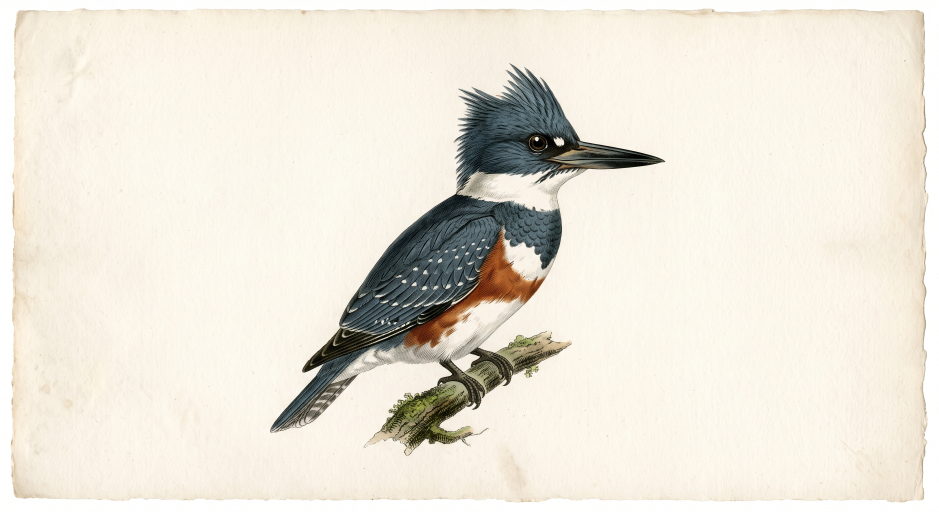
#> input picture assets/source-plates/belted-kingfisher.jpg, 2816 x 1536 px, found by its file name (shown at 1/3 size)
$ python process_kingfisher_cutout.py
#> lines starting #> are read from the running program, lines starting #| are printed output that depends on the picture; after the words box and inside, x2 and y2 are one past the last pixel; in counts of white or black regions, pixels touching at a corner belong together
#!/usr/bin/env python3
"""
Generates high-precision, cropped, transparent cutouts for the Belted Kingfisher
from images/kingfisher.jpg (or assets/source-plates/belted-kingfisher.jpg).

Outputs:
- Full-resolution master RGBA cutout: assets/source-plates/cutouts/audubon-kingfisher-transparent.png
- Web-optimized cutout: images/audubon-kingfisher-transparent.png
- Web-optimized cutout (direct alias): images/kingfisher-transparent.png
"""

import os
import sys
from collections import deque
import numpy as np
from PIL import Image, ImageFilter

SOURCE_FILE = "images/kingfisher.jpg"
FALLBACK_SOURCE = "assets/source-plates/belted-kingfisher.jpg"
MASTER_OUT = "assets/source-plates/cutouts/audubon-kingfisher-transparent.png"
WEB_OUT_AUDUBON = "images/audubon-kingfisher-transparent.png"
WEB_OUT_DIRECT = "images/kingfisher-transparent.png"

MAX_WEB_DIM = (800, 800)


def process_kingfisher():
    src = SOURCE_FILE if os.path.exists(SOURCE_FILE) else FALLBACK_SOURCE
    if not os.path.exists(src):
        print(f"Error: Source image not found at {SOURCE_FILE} or {FALLBACK_SOURCE}")
        sys.exit(1)

    print(f"Reading source image: {src}")
    im = Image.open(src).convert("RGB")
#> im is the input picture: PIL image 2816x1536 RGB; mean R, G, B 234.4, 229, 217.5
    arr = np.array(im, dtype=float)

    # 1. Padded crop window around the Belted Kingfisher + perch branch
    # Original image is 2816 x 1536
    x1, y1, x2, y2 = 450, 60, 2080, 1420
    crop = arr[y1:y2, x1:x2]
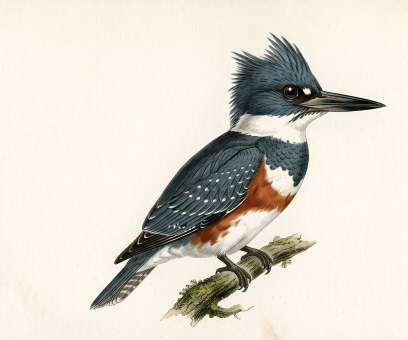
#> crop: shape (1360, 1630, 3) float64 (shown at 1/4 size); mean R, G, B 220.3, 215.8, 204.4
    ch, cw, _ = crop.shape

    # 2. Fit 2D quadratic background paper surface to outer clean margins
    bg_sample_mask = np.zeros((ch, cw), dtype=bool)
    bg_sample_mask[:40, :] = True
    bg_sample_mask[:, :40] = True
    bg_sample_mask[:, -40:] = True
    bg_sample_mask[-40:, :200] = True
    bg_sample_mask[-40:, -200:] = True
    bg_sample_mask[:150, :300] = True
    bg_sample_mask[:150, -300:] = True

    sample_vals = crop[bg_sample_mask]
    y_coords, x_coords = np.mgrid[0:ch, 0:cw]
    xs = (x_coords[bg_sample_mask] - cw / 2) / (cw / 2)
    ys = (y_coords[bg_sample_mask] - ch / 2) / (ch / 2)
    A = np.column_stack([np.ones_like(xs), xs, ys, xs**2, ys**2, xs * ys])

    x_all = (x_coords - cw / 2) / (cw / 2)
    y_all = (y_coords - ch / 2) / (ch / 2)
    all_A = np.column_stack([
        np.ones(ch * cw),
        x_all.ravel(),
        y_all.ravel(),
        (x_all**2).ravel(),
        (y_all**2).ravel(),
        (x_all * y_all).ravel(),
    ])

    bg_surface = np.zeros_like(crop)
    for c in range(3):
        coeffs, _, _, _ = np.linalg.lstsq(A, sample_vals[:, c], rcond=None)
        bg_surface[:, :, c] = (all_A @ coeffs).reshape(ch, cw)
#> this loop made 3 passes
#> coeffs on passes 1 to 3: [248.9, 0.351, -0.068, 3.4, -1.12, 0.485], [243.8, 0.796, 0.0161, 4.18, -3.6, 0.835], [231.9, 0.872, 1.13, 5.31, -5.74, 0.883]

    diff = np.sqrt(np.sum((crop - bg_surface) ** 2, axis=2))

    # 3. Compute edge gradient magnitude
    gray = crop.mean(axis=2)
    gx = np.zeros_like(gray)
    gy = np.zeros_like(gray)
    gx[:, 1:-1] = (gray[:, 2:] - gray[:, :-2]) / 2.0
    gy[1:-1, :] = (gray[2:, :] - gray[:-2, :]) / 2.0
    grad = np.sqrt(gx**2 + gy**2)

    # 4. Construct exterior barrier with closed front contour
    barrier = (diff > 14) | (grad > 8)
#> barrier: shape (1360, 1630) bool; 21.2% white; 12905 white regions (12854 under 20 px), largest, box (x1, y1, x2, y2) and area: (359, 128, 1547, 1309) 444454, (1048, 1277, 1123, 1360) 2842, (970, 887, 991, 909) 189
    barrier_closed = barrier.copy()
    front_sub = Image.fromarray(barrier[400:850, 1050:1350].astype(np.uint8) * 255)
#> front_sub: PIL image 300x450 L; 48.6% white; 230 white regions (224 under 20 px), largest, box (x1, y1, x2, y2) and area: (0, 0, 300, 450) 64005, (0, 108, 64, 140) 914, (57, 306, 77, 326) 130, (94, 323, 105, 332) 53, (85, 308, 95, 317) 37, (49, 314, 59, 324) 26
    front_sub_closed = np.array(front_sub.filter(ImageFilter.MaxFilter(3))) > 0
#> front_sub_closed: shape (450, 300) bool; 52.7% white; 22 black regions (18 under 20 px), largest, box (x1, y1, x2, y2) and area: (81, 49, 300, 450) 50796, (0, 57, 151, 170) 8729, (23, 271, 118, 355) 3649, (136, 60, 211, 96) 629
    barrier_closed[400:850, 1050:1350] = front_sub_closed
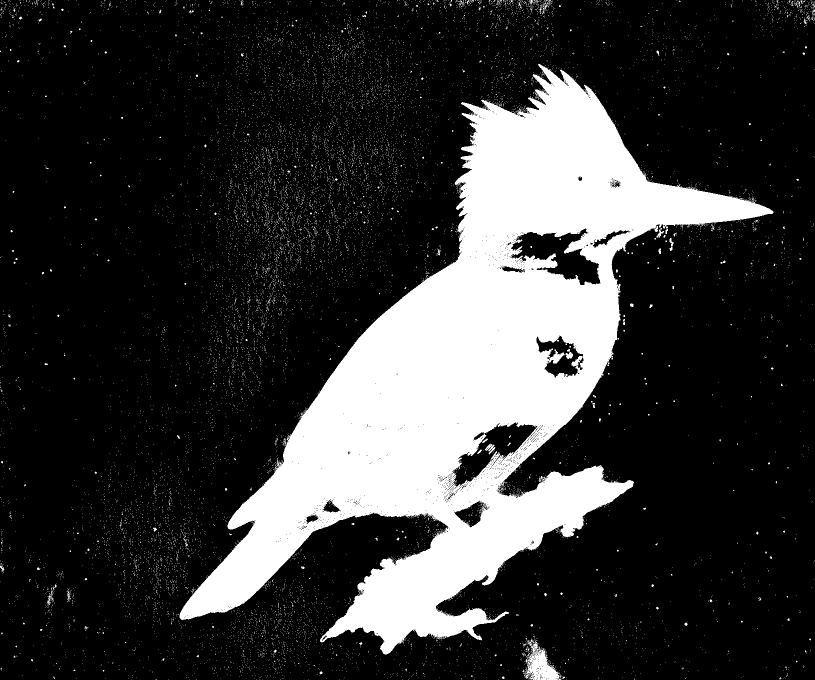
#> barrier_closed: shape (1360, 1630) bool (shown at 1/2 size); 21.5% white; 12727 white regions (12666 under 20 px), largest, box (x1, y1, x2, y2) and area: (359, 128, 1547, 1309) 449663, (1048, 1277, 1123, 1360) 2842, (970, 887, 991, 909) 189

    # 5. Flood fill from image boundaries
    visited = np.zeros((ch, cw), dtype=bool)
    q = deque()
    for r in [0, ch - 1]:
        for c in range(cw):
            if not barrier_closed[r, c] and not visited[r, c]:
                visited[r, c] = True
                q.append((r, c))
#> this loop made 2 passes
#> r on pass 2: 1359
#> visited: shape (1360, 1630) bool; 0.14% white in thin lines or dots
    for c in [0, cw - 1]:
        for r in range(ch):
            if not barrier_closed[r, c] and not visited[r, c]:
                visited[r, c] = True
                q.append((r, c))
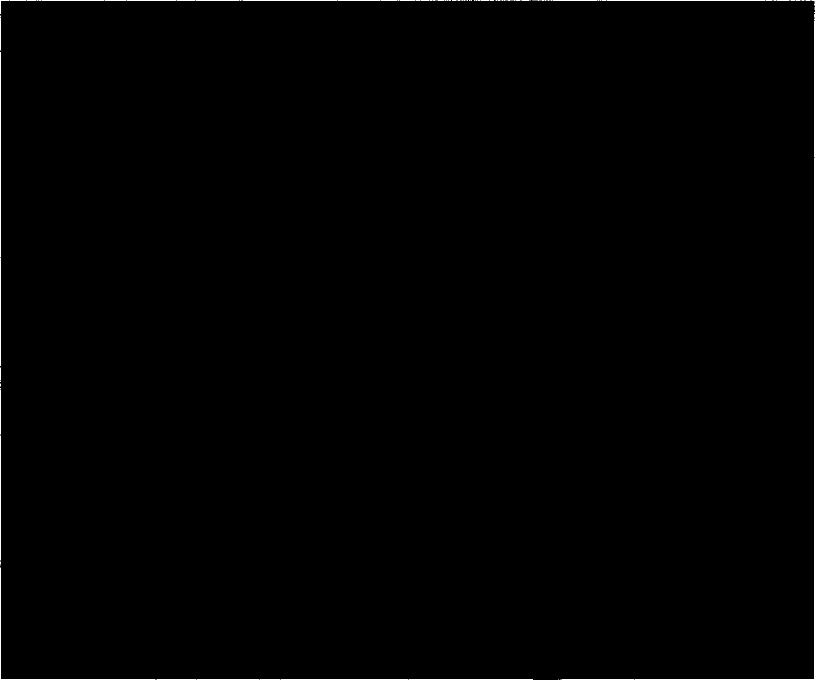
#> visited: shape (1360, 1630) bool (shown at 1/2 size); 0.26% white in thin lines or dots

    while q:
        r, c = q.popleft()
        for dr, dc in [(-1, 0), (1, 0), (0, -1), (0, 1)]:
            nr, nc = r + dr, c + dc
            if 0 <= nr < ch and 0 <= nc < cw and not barrier_closed[nr, nc] and not visited[nr, nc]:
                visited[nr, nc] = True
                q.append((nr, nc))
#> this loop made 1714461 passes
#> c on passes 1 to 3: 0, 1, 2
#> visited: shape (1360, 1630) bool; 77.3% white; 12644 black regions (12588 under 20 px), largest, box (x1, y1, x2, y2) and area: (359, 128, 1547, 1309) 476118, (1048, 1277, 1123, 1360) 3121, (94, 1182, 107, 1211) 116

    fg_raw = ~visited

    # 6. Extract primary connected component (> 10000 px) to eliminate background paper noise
    visited_fg = np.zeros_like(fg_raw, dtype=bool)
    primary_mask = np.zeros_like(fg_raw, dtype=bool)

    for r in range(ch):
        for c in range(cw):
            if fg_raw[r, c] and not visited_fg[r, c]:
                visited_fg[r, c] = True
                comp = [(r, c)]
                q_comp = [(r, c)]
                while q_comp:
                    curr_r, curr_c = q_comp.pop()
                    for dr, dc in [(-1, 0), (1, 0), (0, -1), (0, 1)]:
                        nr, nc = curr_r + dr, curr_c + dc
                        if 0 <= nr < ch and 0 <= nc < cw and fg_raw[nr, nc] and not visited_fg[nr, nc]:
                            visited_fg[nr, nc] = True
                            q_comp.append((nr, nc))
                            comp.append((nr, nc))
                if len(comp) > 10000:
                    for pr, pc in comp:
                        primary_mask[pr, pc] = True
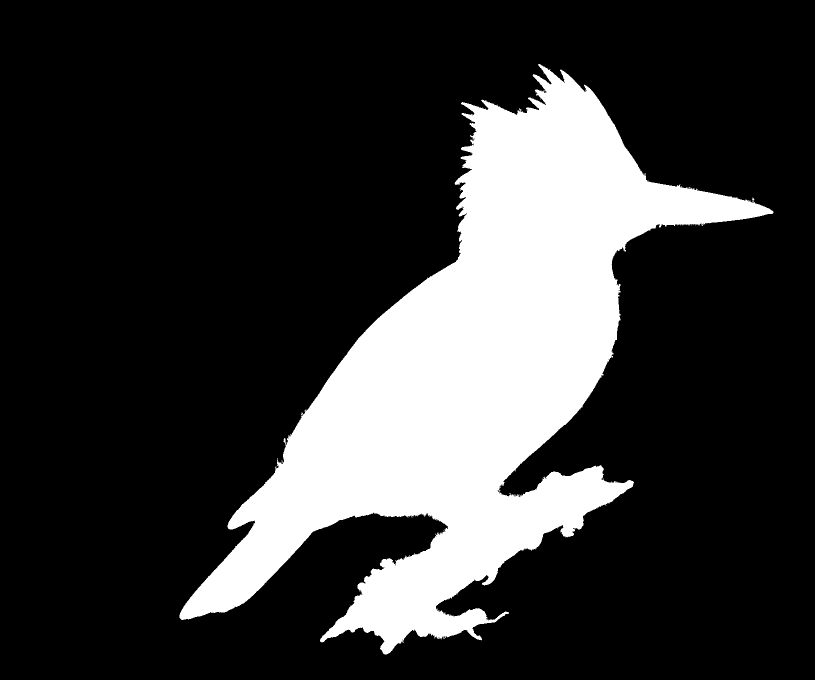
#> primary_mask: shape (1360, 1630) bool (shown at 1/2 size); 21.5% white; 1 white region, box (x1, y1, x2, y2) and area: (359, 128, 1547, 1309) 475712

    # 7. Fill any interior pinholes within the subject
    inv = ~primary_mask
    visited_inv = np.zeros_like(inv, dtype=bool)
    q_inv = deque()
    for r in [0, ch - 1]:
        for c in range(cw):
            if inv[r, c] and not visited_inv[r, c]:
                visited_inv[r, c] = True
                q_inv.append((r, c))
#> visited_inv: shape (1360, 1630) bool; 0.15% white in thin lines or dots
    for c in [0, cw - 1]:
        for r in range(ch):
            if inv[r, c] and not visited_inv[r, c]:
                visited_inv[r, c] = True
                q_inv.append((r, c))
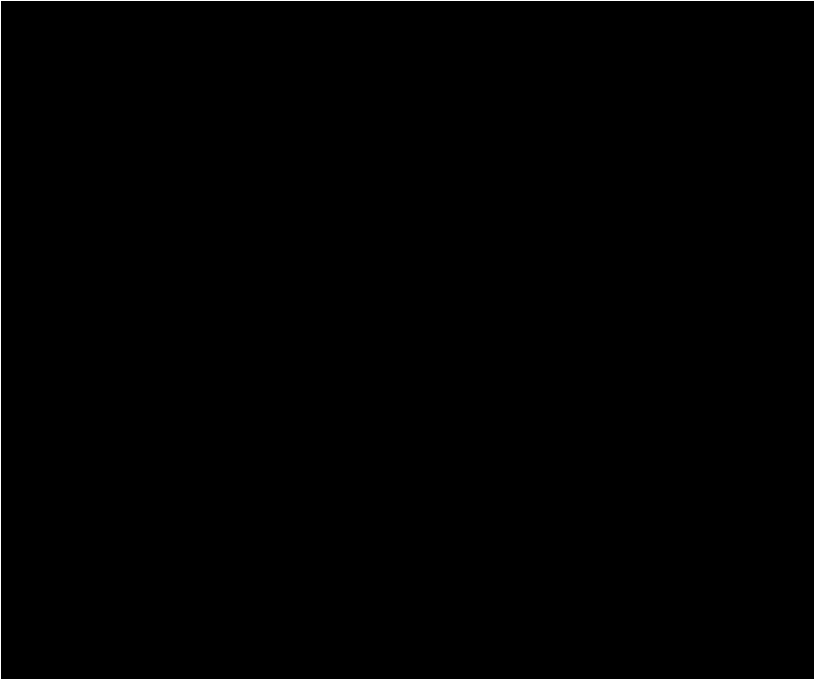
#> visited_inv: shape (1360, 1630) bool (shown at 1/2 size); 0.27% white in thin lines or dots
    while q_inv:
        r, c = q_inv.popleft()
        for dr, dc in [(-1, 0), (1, 0), (0, -1), (0, 1)]:
            nr, nc = r + dr, c + dc
            if 0 <= nr < ch and 0 <= nc < cw and inv[nr, nc] and not visited_inv[nr, nc]:
                visited_inv[nr, nc] = True
                q_inv.append((nr, nc))

    solid_bird = ~visited_inv

    # 8. Boundary anti-aliasing via 1.0px Gaussian blur on silhouette
    mask_im = Image.fromarray((solid_bird.astype(np.uint8) * 255)).convert("L")
    mask_blurred = mask_im.filter(ImageFilter.GaussianBlur(1.0))
    alpha_arr = np.array(mask_blurred, dtype=float)
    alpha_arr[alpha_arr < 1.5] = 0.0

    # 9. De-fringe semi-transparent edge pixels against paper color
    alpha_norm = alpha_arr / 255.0
    transparent_arr = np.zeros((ch, cw, 4), dtype=float)

    for c in range(3):
        bg_c = bg_surface[:, :, c]
        unblended = (crop[:, :, c] - (1.0 - alpha_norm) * bg_c) / np.maximum(alpha_norm, 0.001)
        transparent_arr[:, :, c] = np.clip(unblended, 0, 255)

    transparent_arr[:, :, 3] = alpha_arr
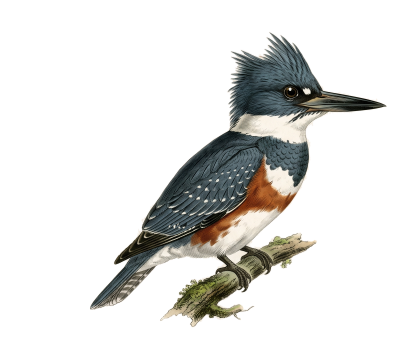
#> transparent_arr: shape (1360, 1630, 4) float64 (shown at 1/4 size); mean of channels 0, 1, 2, 3 151.5, 151.2, 156.1, 54.7; transparent parts drawn white

    out_img = Image.fromarray(transparent_arr.astype(np.uint8), mode="RGBA")
    bbox = out_img.getbbox()
#> bbox = (357, 126, 1549, 1311)
    master_cutout = out_img.crop(bbox)

    # 10. Save master cutout
    os.makedirs(os.path.dirname(MASTER_OUT), exist_ok=True)
    master_cutout.save(MASTER_OUT, format="PNG")
    master_size_kb = os.path.getsize(MASTER_OUT) / 1024
    print(f"✓ Saved master full-resolution cutout: {MASTER_OUT} ({master_cutout.size[0]}x{master_cutout.size[1]}, {master_size_kb:.1f} KB)")
#| ✓ Saved master full-resolution cutout: assets/source-plates/cutouts/audubon-kingfisher-transparent.png (1192x1185, 2169.9 KB)

    # 11. Create and save web-optimized versions (max 800x800, 256 colors FASTOCTREE)
    web_im = master_cutout.copy()
    web_im.thumbnail(MAX_WEB_DIM, Image.Resampling.LANCZOS)
    web_quant = web_im.quantize(colors=256, method=Image.Quantize.FASTOCTREE)
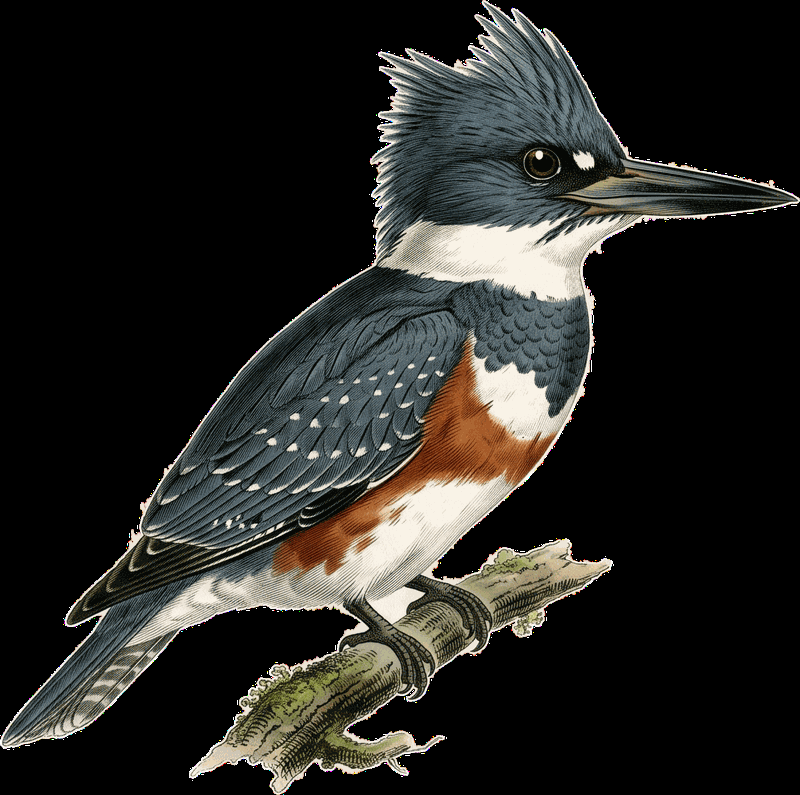
#> web_quant: PIL image 800x795 P; mean R, G, B 38.9, 38.5, 35.1

    for target_path in [WEB_OUT_AUDUBON, WEB_OUT_DIRECT]:
        os.makedirs(os.path.dirname(target_path), exist_ok=True)
        web_quant.save(target_path, format="PNG", optimize=True)
        web_size_kb = os.path.getsize(target_path) / 1024
        print(f"✓ Saved web-optimized cutout: {target_path} ({web_im.size[0]}x{web_im.size[1]}, {web_size_kb:.1f} KB)")


if __name__ == "__main__":
    process_kingfisher()
